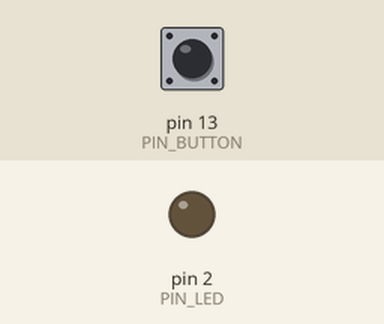
Bench run of a sketch on a simulated Arduino Uno, built with avr-gcc and run on an emulated ATmega328P. On the bench: output pins drawn as LEDs (lit = HIGH). Inputs (shaded band) come from the test bench; at power-on: pin 13 (PIN_BUTTON) HIGH.

Above: at 1.2 s.
1.3 s: pin 13 (PIN_BUTTON) pulled LOW for 0.15 s
At 2.5 s:
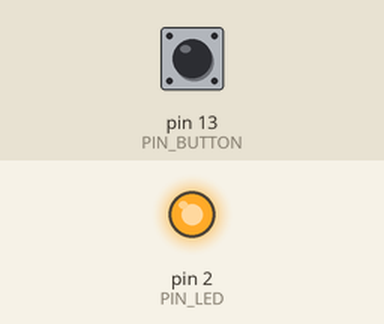
2.9 s: pin 13 (PIN_BUTTON) pulled LOW for 1 s
At 4.0 s:
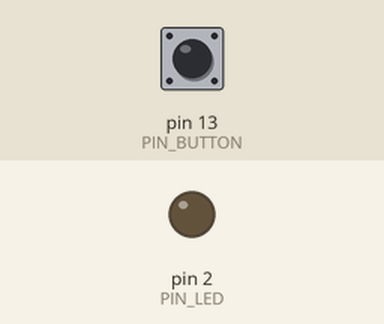
5.4 s: pin 13 (PIN_BUTTON) pulled LOW for 3.2 s
At 5.9 s:
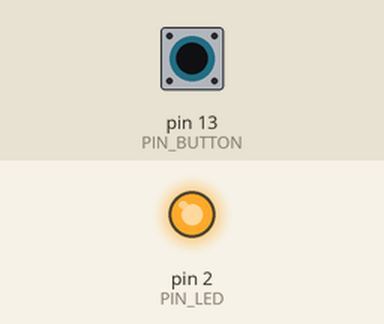
Timing chart, 0 to 8.4 s (numbered marks = the images above; inputs shaded):
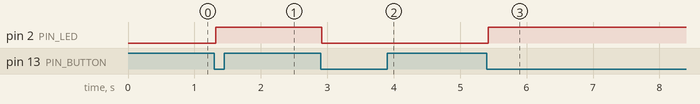

The sketch:

Sketch_02.2_TableLamp.ino
```cpp
/**********************************************************************
  Filename    : TableLamp
  Description : Control led by button.
  Auther      : www.freenove.com
  Modification: 2020/07/11
**********************************************************************/
#define PIN_LED    2
#define PIN_BUTTON 13
// the setup function runs once when you press reset or power the board
void setup() {
  // initialize digital pin PIN_LED as an output.
  pinMode(PIN_LED, OUTPUT);
  pinMode(PIN_BUTTON, INPUT);
}

// the loop function runs over and over again forever
void loop() {
  if (digitalRead(PIN_BUTTON) == LOW) {
    delay(20);
    if (digitalRead(PIN_BUTTON) == LOW) {
      reverseGPIO(PIN_LED);
    }
    while (digitalRead(PIN_BUTTON) == LOW);
    delay(20);
    //while (digitalRead(PIN_BUTTON) == LOW);
  }
}

void reverseGPIO(int pin) {
  digitalWrite(pin, !digitalRead(pin));
}
```

Measured:
- after the input at 1.3 s, pin 2 (PIN_LED): LOW → HIGH at once
- after the input at 2.9 s, pin 2 (PIN_LED): HIGH → LOW at once
- after the input at 5.4 s, pin 2 (PIN_LED): LOW → HIGH at once
